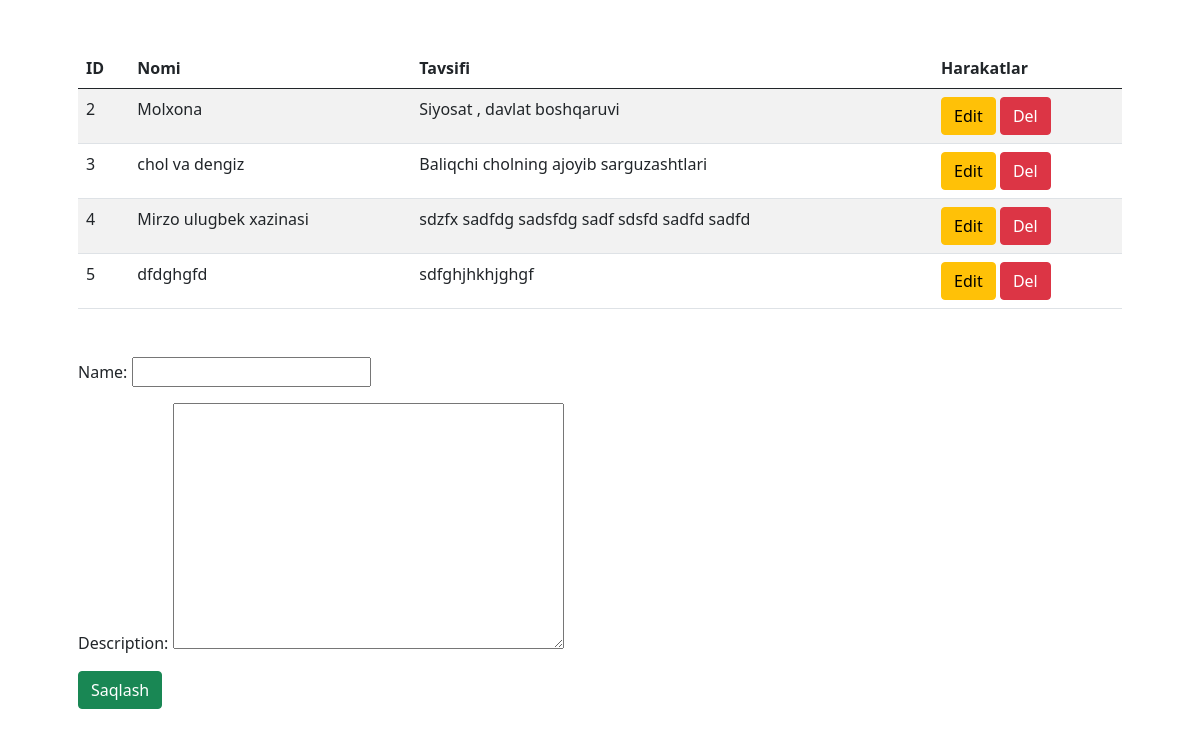
The page / on the database its author committed.
### library/models.py (models this page shows, shortened)
class Kitob(models.Model):
    name = models.CharField(max_length=150)
    description = models.TextField()

### library/views.py (the view)
# urls.py: path("", books_list_view, name="books list") ,
def books_list_view(request):
    if request.method == "POST":
        form =KitobForm(request.POST)
        if form.is_valid():
            form.save()
            return redirect("books list")
    books = Kitob.objects.all()
    form = KitobForm()
    return render(request, "library/books.html", {"books": books, "form": form})

### library/forms.py
class KitobForm(ModelForm):
    class Meta:
        model = Kitob
        fields = ["name", "description"]

### library/templates/library/books.html (shortened to what this page needs)
<!DOCTYPE html>
<html lang="en">
<head>
    <link href="https://cdn.jsdelivr.net/npm/bootstrap@5.0.2/dist/css/bootstrap.min.css" rel="stylesheet">
</head>
<body>
    <div class="container p-5">
        <table class="table table-striped mb-5">
            <thead>
                <tr>
                    <th>ID</th>
                    <th>Nomi</th>
                    <th>Tavsifi</th>
                    <th>Harakatlar</th>
                </tr>
            </thead>
            <tbody>
            {% for book in books %}
                <tr>
                    <td>
                        {{ book.id }}
                    </td>
                    <td>
                        {{ book.name }}
                    </td>
                    <td>
                        {{ book.description }}
                    </td>
                    <td>
                        <a href="{% url 'kitob edit' book.id %}" class="btn btn-warning">Edit</a>
                        <a href="{% url 'kitob del' book.id %}"" class="btn btn-danger">Del</a>
                    </td>
                </tr>
            {% endfor %}
            </tbody>
        </table>
        <form action="" method="post">
            {{ form.as_p }}
            <button type="submit" class="btn btn-success">Saqlash</button>
        </form>
    </div>
</body>
</html>

### rows shown on the page
Kitob: id "2", name "Molxona", description "Siyosat , davlat boshqaruvi"
Kitob: id "3", name "chol va dengiz", description "Baliqchi cholning ajoyib sarguzashtlari"
Kitob: id "4", name "Mirzo ulugbek xazinasi", description "sdzfx sadfdg sadsfdg sadf sdsfd sadfd sadfd"
Kitob: id "5", name "dfdghgfd", description "sdfghjhkhjghgf"
